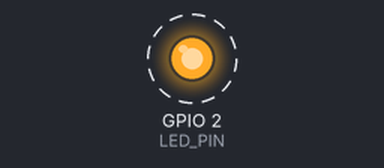
The sketch below on a simulated ESP32. Parts: output pins drawn as LEDs (lit = HIGH). Dashed ring = blinking. What the sketch prints to the serial monitor is not drawn.

Above: at 0.7 s.
Timing chart, 0 to 3.5 s (numbered marks = the images above):
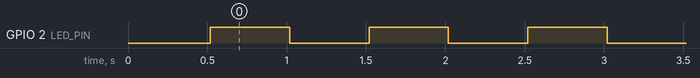

Measured:
- by itself, GPIO 2 (LED_PIN): alternates HIGH for 0.50 s and LOW for 0.50 s

The sketch:

esp32_verification.ino
```cpp
/*
 * ============================================================================
 *  ESP32 Verification Sketch  --  Milestone 1
 * ============================================================================
 *  Course project : Annin Robotics AR4 Robotic Arm
 *  Team           : Team 2
 *  Team members   : Brandon Newton  (Embedded Programming)
 *                   Andrew Overton  (Mechanical Assembly & Fabrication)
 *                   Roshan Padhan   (Electronics & Wiring)
 *  Board          : ESP32 Dev Module (e.g. ESP32-WROOM-32 DevKit)
 *  Purpose        : Basic hardware bring-up test for Milestone 1.
 *                   Confirms the toolchain can COMPILE + UPLOAD to the ESP32,
 *                   produces a VISIBLE output (blinking LED), and PRINTS a
 *                   message to the Serial Monitor once per second.
 *
 *  How to run:
 *    1. Tools > Board  -> "ESP32 Dev Module"
 *    2. Tools > Port   -> select the ESP32's serial port
 *    3. Upload, then open Serial Monitor at 115200 baud.
 *
 *  Expected result:
 *    - On-board LED blinks at 1 Hz (0.5 s on, 0.5 s off).
 *    - Serial Monitor prints a heartbeat line every second.
 * ============================================================================
 */

// ---------------------------------------------------------------------------
// SECTION 1: Configuration constants
// ---------------------------------------------------------------------------
// Many ESP32 dev boards route the on-board LED to GPIO 2. If your board's LED
// does not blink, change LED_PIN to match your board (common alternates: 2, 5,
// 13). LED_BUILTIN is also defined on most ESP32 cores.
const int  LED_PIN      = 2;        // On-board LED GPIO
const long SERIAL_BAUD  = 115200;   // Serial Monitor baud rate
const int  BLINK_MS     = 500;      // Half-period of the blink, milliseconds

// A simple counter so we can see the loop running over time in the monitor.
unsigned long heartbeat = 0;

// ---------------------------------------------------------------------------
// SECTION 2: setup() -- runs once at power-up / after upload
// ---------------------------------------------------------------------------
// Initializes the serial link and the LED output pin, and prints a one-time
// banner identifying the team and the test.
void setup() {
  Serial.begin(SERIAL_BAUD);
  pinMode(LED_PIN, OUTPUT);

  delay(500);                       // Give the Serial Monitor time to attach.
  Serial.println();
  Serial.println("============================================");
  Serial.println(" AR4 Project - ESP32 Verification (Milestone 1)");
  Serial.println(" Team members: Brandon Newton, Andrew Overton, Roshan Padhan");
  Serial.println(" Status: ESP32 online. Beginning blink + serial test...");
  Serial.println("============================================");
}

// ---------------------------------------------------------------------------
// SECTION 3: loop() -- runs repeatedly forever
// ---------------------------------------------------------------------------
// Toggles the LED on and off to give a visible output, and prints a heartbeat
// message to the Serial Monitor so communication can be measured/confirmed.
void loop() {
  digitalWrite(LED_PIN, HIGH);      // LED ON  (visible output)
  Serial.print("Heartbeat ");
  Serial.print(heartbeat);
  Serial.println("  ->  LED ON");
  delay(BLINK_MS);

  digitalWrite(LED_PIN, LOW);       // LED OFF
  Serial.print("Heartbeat ");
  Serial.print(heartbeat);
  Serial.println("  ->  LED OFF");
  delay(BLINK_MS);

  heartbeat++;                      // Advance the counter each full cycle.
}
```
